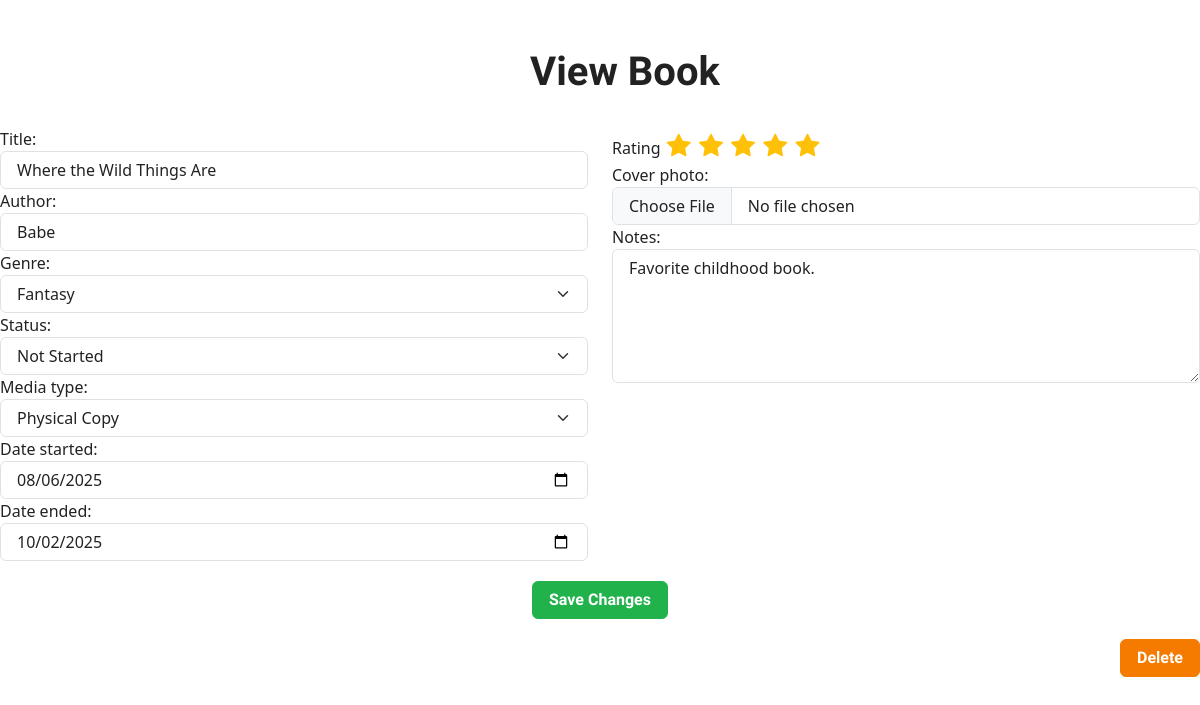
The page /viewbook/4/ on the database its author committed.
### book_app/models.py (models this page shows, shortened)
class Book(models.Model):
    title = models.CharField(max_length=200)
    author = models.CharField(max_length=200)
    class Genres(models.TextChoices):
        FANTASY = 'Fantasy'
        SCIENCE_FICTION = 'Science Fiction'
        DYSTOPIAN = 'Dystopian'
        ADVENTURE = 'Adventure'
        ROMANCE = 'Romance'
        MYSTERY = 'Mystery'
        HORROR = 'Horror'
        THRILLER = 'Thriller'
        LGBTQ = 'LGBTQ'
        HISTORICAL_FICTION = 'Historical Fiction'
        YOUNG_ADULT = 'Young Adult'
        CHILD_FICTION = "Children's Fiction"
        AUTOBIOGRAPHY = 'Autobiography'
        BIOGRAPHY = 'Biography'
        SELF_HELP = 'Self-Help'
        HISTORY = 'History'
        HOBBIES = 'Hobbies and Crafts'
        TRUE_CRIME = 'True Crime'
    genre = models.CharField(
        choices=Genres.choices,
        max_length=100
    )
    date_started = models.DateField(
        default=datetime.date.today # set default start date to when entry is created
    )
    date_ended = models.DateField(blank=True, null=True)
    notes = models.TextField(blank=True)
    ratings_choices = [(1,'1'), (2,'2'), (3,'3'), (4,'4'), (5,'5')]
    rating = models.IntegerField(choices=ratings_choices, default=1)
    class Status(models.TextChoices):
        NOT_STARTED = "Not Started"
        READING = "Reading"
        DID_NOT_FINISH = "Did Not Finish"
        FINISHED = 'Done'
    status = models.CharField(
        choices=Status.choices,
        max_length=50
    )
    class MediaType(models.TextChoices):
        EBOOK = "E"
        AUDIOBOOK = 'A'
        PHYSICAL_COPY = 'P'
    media_type = models.CharField(
        choices=MediaType.choices,
        max_length=50
    )
    cover_photo = models.ImageField(upload_to=cover_upload_path, blank=True)

### book_app/views.py (the view)
# urls.py: path('viewbook/<int:book_id>/', viewBook, name='viewBook'),
def viewBook(request, book_id):
    book = get_object_or_404(Book, id=book_id)
    if request.method == 'POST':
        form = BookForm(request.POST, request.FILES, instance=book)
        if form.is_valid():
            form.save()
            return redirect('allbooks')
    else:
        form = BookForm(instance=book)
    context = {
        'form' : form,
    }
    return render(request, 'addbook.html', context)

### book_app/forms.py
class BookForm(forms.ModelForm):
    class Meta:
        model = Book
        fields = ['title', 'author', 'genre', 'date_started', 'date_ended', 'notes', 'rating', 'status', 'media_type', 'cover_photo']
        widgets = {
            'title': forms.TextInput(attrs={'class': 'form-control'}),
            'author': forms.TextInput(attrs={'class': 'form-control'}),
            'genre': forms.Select(attrs={'class': 'form-select'}),
            'status': forms.Select(attrs={'class': 'form-select'}),
            'media_type': forms.Select(attrs={'class': 'form-select'}),
            'cover_photo': forms.ClearableFileInput(attrs={'class': 'form-control'}),
            'date_started': forms.DateInput(attrs={'class': 'form-control', 'type': 'date'}),
            'date_ended': forms.DateInput(attrs={'class': 'form-control', 'type': 'date'}),
            'notes': forms.Textarea(attrs={'class': 'form-control', 'rows': 5}),
            'rating': forms.RadioSelect,  # will override in template
        }

### book_app/templates/addbook.html (shortened to what this page needs)
<!DOCTYPE html>
<html lang="en">
<head>
    <link rel="stylesheet" href="https://cdn.jsdelivr.net/npm/bootswatch@5.3.3/dist/journal/bootstrap.min.css">
<link rel="stylesheet" href="https://cdn.jsdelivr.net/npm/bootstrap-icons@1.11.1/font/bootstrap-icons.css">
    <link rel="stylesheet" href="https://cdn.jsdelivr.net/npm/bootstrap-icons@1.11.1/font/bootstrap-icons.css">
</head>
<body>
    <div class="page-header">
        <h1 class="header">
           {% if form.instance.pk %}
           View Book
           {% else %}
           Add Book
           {% endif %}
        </h1>
    </div>
    <form method="post" enctype="multipart/form-data">
        <div class="row">
    <div class="col-md-6">
        {{ form.title.label_tag }} {{ form.title }}
        {{ form.author.label_tag }} {{ form.author }}
        {{ form.genre.label_tag }} {{ form.genre }}
        {{ form.status.label_tag }} {{ form.status }}
        {{ form.media_type.label_tag }} {{ form.media_type }}
        {{ form.date_started.label_tag }} {{ form.date_started }}
        {{ form.date_ended.label_tag }} {{ form.date_ended }}
    </div>
        <div class="col-md-6">
            <label>Rating</label>
            <div class="star-rating">
                {% for value, label in form.rating.field.choices %}
                        <label for="star{{ value }}" class="bi bi-star-fill"></label>
                {% endfor %}
            </div>
            <div>
                {{ form.cover_photo.label_tag }} {{ form.cover_photo }}
                {{ form.notes.label_tag }} {{ form.notes }}
            </div>
        </div>
    <div class="impbtn">
        <button type="submit" class="btn btn-success" name="submit">
            {% if form.instance.pk %}Save Changes
            {% else %}Add Book{% endif %}
        </button>
    </div>
    </form>
    {% if form.instance.pk %}
    <div class="right">
        <form method="post" action="{% url 'deleteBook' form.instance.id %}" style="display:inline;" onsubmit="return confirm('Are you sure you want to delete this book?');">
            <button type="submit" class="btn btn-danger" name="delete">Delete</button>
        </form>
    </div>
    {% endif %}
</body>
</html>

### book_app/templates/addbook.html (style rules this page uses)
.header { text-align: center; padding-top: 50px; padding-right: 30px; padding-bottom: 25px; padding-left: 80px; }
.impbtn { text-align: center; padding-top: 20px; padding-bottom: 20px; }
.right { text-align: right }
.star-rating { direction: rtl; display: inline-block; cursor: pointer; }
.star-rating label { color: #ddd; font-size: 24px; padding: 0 2px; cursor: pointer; transition: all 0.2s ease; }
.star-rating label:hover, .star-rating label:hover~label, .star-rating input:checked~label { color: #ffc107; }

### rows shown on the page
Book: title "Where the Wild Things Are", author "Babe", genre "Fantasy", status "Not Started", media_type "Physical Copy", date_started "08/06/2025", date_ended "10/02/2025", notes "Favorite childhood book."
